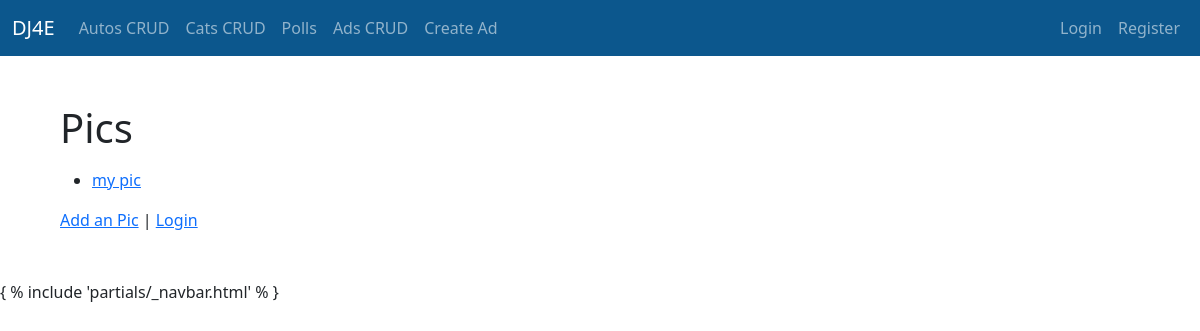
Before: /pics/ with the older database file.
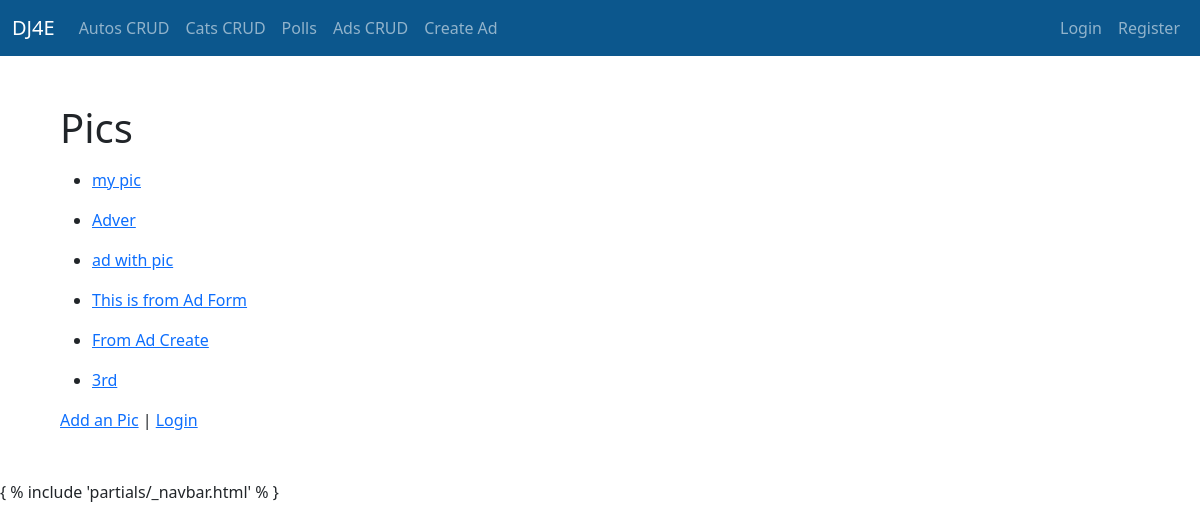
After: the same page with the newer database file.
### pics/models.py (models this page shows, shortened)
class Pic(models.Model):
    title = models.CharField(
            max_length=200,
            validators=[MinLengthValidator(2, "Title must be greater than 2 characters")]
    )
    text = models.TextField()
    owner = models.ForeignKey(settings.AUTH_USER_MODEL, on_delete=models.CASCADE)
    picture = models.BinaryField(null=True, blank=True, editable=True)
    content_type = models.CharField(max_length=256, null=True, blank=True,
                                    help_text='The MIMEType of the file')
    created_at = models.DateTimeField(auto_now_add=True)
    updated_at = models.DateTimeField(auto_now=True)

### pics/views.py (the view)
# urls.py: path('', views.PicListView.as_view(), name='all'),
class PicListView(OwnerListView):
    model = Pic
    template_name = "pics/pic_list.html"

### home/context_processors.py (called while the page is built)
def settings(request):
    return {
        'settings': django_settings,
    }

### pics/templates/pics/pic_list.html (shortened to what this page needs)
{% extends "base_bootstrap.html" %}
{% block content %}
<h1>Pics</h1>
<p>
{% if pic_list %}
<ul>
  {% for pic in pic_list %}
    <li>
        <a href="{% url 'pics:pic_detail'  pic.id %}">{{ pic.title }}</a>
        </p>
    </li>
  {% endfor %}
{% else %}
  <p>There are no pics in the database.</p>
{% endif %}
<p>
<a href="{% url 'pics:pic_create' %}">Add an Pic</a> |
{% if user.is_authenticated %}
<a href="{% url 'logout' %}?next={% url 'pics:all' %}">Logout</a>
{% else %}
<a href="{% url 'login' %}?next={% url 'pics:all' %}">Login</a>
{% endif %}
</p>
{% endblock %}

### home/templates/base_bootstrap.html (shortened to what this page needs)
<!DOCTYPE html>
<html>
<head>
<link href="https://cdn.jsdelivr.net/npm/bootstrap@5.0.0-beta3/dist/css/bootstrap.min.css" rel="stylesheet">
<link rel="stylesheet" href="https://use.fontawesome.com/releases/v5.8.1/css/all.css">
<link rel="stylesheet" href="https://use.fontawesome.com/releases/v5.8.1/css/v4-shims.css">
</head>
<body>
{% block navbar %} {% include 'partials/_navbar.html' %} {% endblock %}
<div class="container m-5">
{% block content %}
{% endblock %}
</div>
{% block footer %} { % include 'partials/_navbar.html' % } {% endblock %}
</body>
</html>

### home/templates/partials/_navbar.html (shortened to what this page needs)
<nav class="navbar navbar-expand-lg navbar-dark" style="background-color:  #0c578d;">
    <div class="container-fluid">
      <a class="navbar-brand" href="#">DJ4E</a>
      <div class="collapse navbar-collapse" id="navbarSupportedContent">
          <ul class="navbar-nav me-auto mb-2 mb-lg-0">
            <li class="nav-item">
              <a class="nav-link {% if 'autos' == request.path %} active" style="color: red;" {% endif %} aria-current="page" href="{{ autos }}">Autos CRUD</a>
            </li>
            <li class="nav-item">
              <a class="nav-link" aria-current="page" href="{% url 'cats:cat_list' %}">Cats CRUD</a>
            </li>
            <li class="nav-item">
              <a class="nav-link" aria-current="page" href="{% url 'polls:index' %}">Polls</a>
            </li>
            <li class="nav-item">
              <a class="nav-link" aria-current="page" href="{% url 'ads:all' %}">Ads CRUD</a>
            </li>
            <li class="nav-item">
              <a class="nav-link" aria-current="page" href="{% url 'ads:ad_create' %}">Create Ad</a>
            </li>
          </ul>
        </div>
  <div class="nav navbar-nav navbar-right">
    {% if user.is_authenticated %}
      <a class="nav-item nav-link" href="#">{{user}}'s Profile</a>
      <a class="nav-item nav-link" href="#">Logout</a>
    {% else %}
      <a class="nav-item nav-link" href="{% url 'login' %}">Login</a>
      <a class="nav-item nav-link" href="{% url 'logout' %}">Register</a>
    {% endif %}
  </div>
      </div>
    </nav>

Changed rows visible on the page:
added Pic: title "Adver"
added Pic: title "ad with pic"
added Pic: title "This is from Ad Form"
added Pic: title "From Ad Create"
added Pic: title "3rd"
